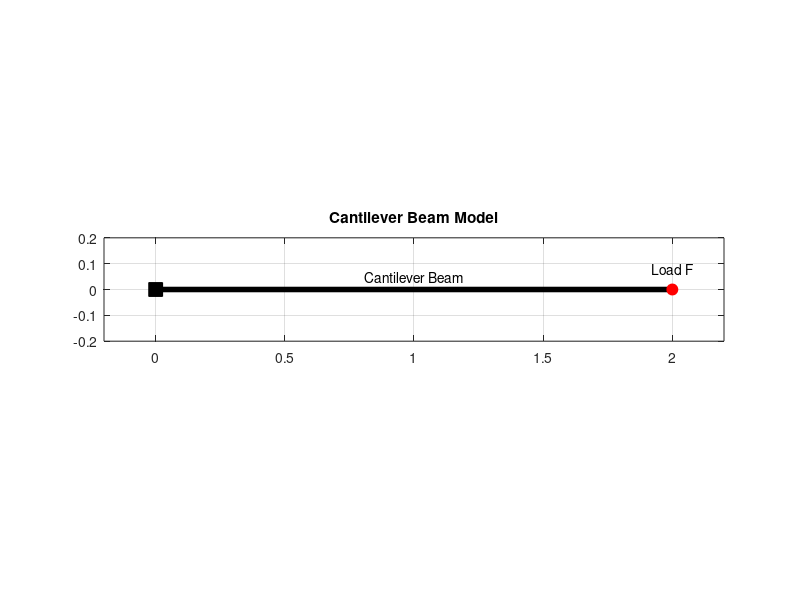

The MATLAB source for this figure: (Note: this script raises an error after producing the figure.)
clear
clc
close all

addpath(genpath(pwd))

disp('========================================')
disp('CANTILEVER BEAM RELIABILITY STUDY')
disp('FULL THESIS PIPELINE')
disp('========================================')

figure_id = 1;

%% PARAMETERS

params.mu_E = 210e9;
params.sigma_E = 21e9;

params.mu_F = 5000;
params.sigma_F = 1000;

params.L = 2;

params.b = 0.05;
params.I = 8e-6;

params.delta_allow = 0.01;

params.verbose = false;

N = 2e5;

%% =========================================================
% FIGURE 1 — BEAM MODEL
%% =========================================================

figure(figure_id); figure_id = figure_id + 1;

L = params.L;

plot([0 L],[0 0],'k','LineWidth',4)
hold on

plot(0,0,'ks','MarkerFaceColor','k','MarkerSize',10)
plot(L,0,'ro','MarkerFaceColor','r','MarkerSize',8)

text(L/2,0.05,'Cantilever Beam','HorizontalAlignment','center')
text(L,0.08,'Load F','HorizontalAlignment','center')

axis equal
axis([-0.2 L+0.2 -0.2 0.2])

title('Cantilever Beam Model')

grid on


%% =========================================================
% MONTE CARLO BASELINE
%% =========================================================

disp('Running Monte Carlo simulation')

[E_samples,F_samples] = generate_EF_samples( ...
    params.mu_E, ...
    params.sigma_E, ...
    params.mu_F, ...
    params.sigma_F, ...
    N);

Z_E = (E_samples - params.mu_E) ./ params.sigma_E;
Z_F = (F_samples - params.mu_F) ./ params.sigma_F;

g_vals = zeros(N,1);

for i=1:N

    Z = [Z_E(i); Z_F(i)];

    g_vals(i) = limit_state_EF(Z,params);

end

Pf_MC = mean(g_vals < 0);

CI = 1.96*sqrt(Pf_MC*(1-Pf_MC)/N);

beta_MC = -norminv(Pf_MC);

fprintf('\nMonte Carlo Results\n')
fprintf('Pf = %.6e\n',Pf_MC)
fprintf('beta = %.4f\n',beta_MC)
fprintf("E range: %.3e  %.3e\n",min(E_samples),max(E_samples))
fprintf("F range: %.3e  %.3e\n",min(F_samples),max(F_samples))

%% =========================================================
% FORM
%% =========================================================

disp('Running FORM (HLRF)')

[beta_FORM,Z_star,Pf_FORM,Z_hist] = form_2d_hlrf(params);

fprintf('\nFORM Results\n')
fprintf('Pf = %.6e\n',Pf_FORM)
fprintf('beta = %.4f\n',beta_FORM)

%% =========================================================
% IMPORTANCE FACTORS
%% =========================================================

alpha = importance_factors(beta_FORM,Z_star);

fprintf('\nImportance factors\n')
disp(alpha)

%% =========================================================
% SOBOL GLOBAL SENSITIVITY
%% =========================================================

disp('Running Sobol sensitivity')

[S_E,S_F,S_E_total,S_F_total] = sobol_indices(params,50000);

figure(figure_id); figure_id = figure_id + 1;

bar([S_E S_F; S_E_total S_F_total]')

legend('First Order','Total Order')

xticklabels({'E','F'})
ylabel('Sobol Index')

title('Global Sensitivity Analysis')

grid on

%% =========================================================
% IMPORTANCE SAMPLING
%% =========================================================

disp('Running Importance Sampling')

Sigma = eye(2);

[Pf_IS,var_IS,ESS,U,g_vals_IS,w] = importance_sampling_pf(params,Z_star,Sigma,50000);

fprintf('\nImportance Sampling Pf = %.6e\n',Pf_IS)
fprintf('Variance = %.3e\n',var_IS)
fprintf('ESS = %.1f\n',ESS)

%% =========================================================
% FIGURE — METHOD COMPARISON
%% =========================================================

figure(figure_id); figure_id = figure_id + 1;

bar([Pf_MC Pf_FORM Pf_IS])

xticklabels({'Monte Carlo','FORM','Importance Sampling'})

ylabel('Failure Probability')

title('Method Comparison')

grid on

%% =========================================================
% RELIABILITY REGIME MAP
%% =========================================================

figure(figure_id); figure_id = figure_id + 1;

try

    reliability_regime_diagram(params)

    title('Reliability Regime Diagram')

catch

    warning('Reliability regime diagram failed')

end

%% =========================================================
% RELIABILITY ATLAS
%% =========================================================

figure(figure_id); figure_id = figure_id + 1;

warning('off','all')
reliability_atlas(params)
warning('on','all')

%% =========================================================
% MONTE CARLO CONVERGENCE
%% =========================================================

N_vec = logspace(3,6,15);
Pf_conv = zeros(size(N_vec));

for i=1:length(N_vec)

    Ntest = round(N_vec(i));

    [E,F] = generate_EF_samples( ...
        params.mu_E, ...
        params.sigma_E, ...
        params.mu_F, ...
        params.sigma_F, ...
        Ntest);

    Pf_conv(i) = failure_probability_mc_2d(E,F,params);

end

figure(figure_id); figure_id = figure_id + 1;

semilogx(N_vec,Pf_conv,'o-','LineWidth',2)
hold on

yline(Pf_FORM,'r--','LineWidth',2)

xlabel('Samples')
ylabel('Failure Probability')

legend('Monte Carlo','FORM')

title('Monte Carlo Convergence')

grid on

%% =========================================================
% FAILURE REGION VISUALIZATION
%% =========================================================

[E_plot,F_plot] = generate_EF_samples( ...
    params.mu_E, ...
    params.sigma_E, ...
    params.mu_F, ...
    params.sigma_F, ...
    120000);

g = zeros(length(E_plot),1);

for i=1:length(E_plot)

    Z = [
        (E_plot(i)-params.mu_E)/params.sigma_E
        (F_plot(i)-params.mu_F)/params.sigma_F
        ];

    g(i) = limit_state_EF(Z,params);

end

figure(figure_id); figure_id = figure_id + 1;

scatter(E_plot(g>0),F_plot(g>0),5,'b','filled')
hold on

scatter(E_plot(g<0),F_plot(g<0),5,'r','filled')

xlabel('Young Modulus')
ylabel('Load')

legend('Safe','Failure')

title('Failure Region in Parameter Space')

grid on

%% =========================================================
% RELIABILITY BASED DESIGN
%% =========================================================

disp('Running reliability-based design')

beta_target = 3;

[h_opt,beta_opt,I_opt] = reliability_based_design(params,beta_target,params.b);

fprintf('\nOptimal height = %.4f m\n',h_opt)
fprintf('beta achieved = %.4f\n',beta_opt)

%% DESIGN CURVE

h_vals = linspace(0.04,0.20,40);

beta_vals = zeros(size(h_vals));

for i=1:length(h_vals)

    h = h_vals(i);

    I = params.b*h^3/12;

    params.I = I;

    try

        [beta,~,~] = form_2d_hlrf(params);

        beta_vals(i) = beta;

    catch

        beta_vals(i) = NaN;

    end

end

figure(figure_id); figure_id = figure_id + 1;

plot_design_curve(h_vals,beta_vals,h_opt,beta_opt,beta_target)

%% =========================================================
% SAVE RESULTS
%% =========================================================

results.Pf_MC = Pf_MC;
results.Pf_FORM = Pf_FORM;
results.Pf_IS = Pf_IS;

results.beta_FORM = beta_FORM;
results.beta_MC = beta_MC;

results.alpha = alpha;

results.Sobol = [S_E S_F S_E_total S_F_total];

results.h_opt = h_opt;

save results_final.mat results

disp(' ')
disp('====================================')
disp('FULL STUDY COMPLETE')
disp('====================================')
